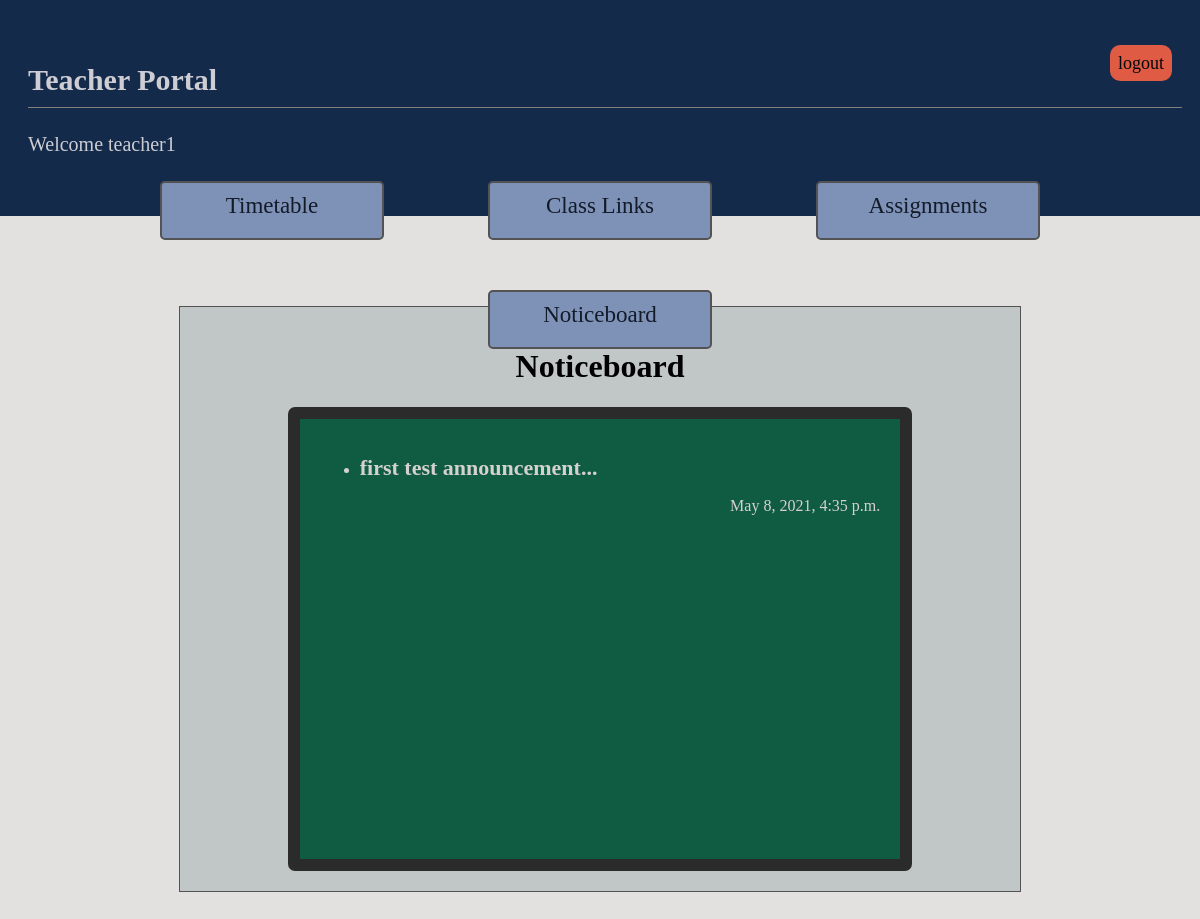
/Teacher_Portal/noticeboard (signed in), run on an earlier commit of the app's database.
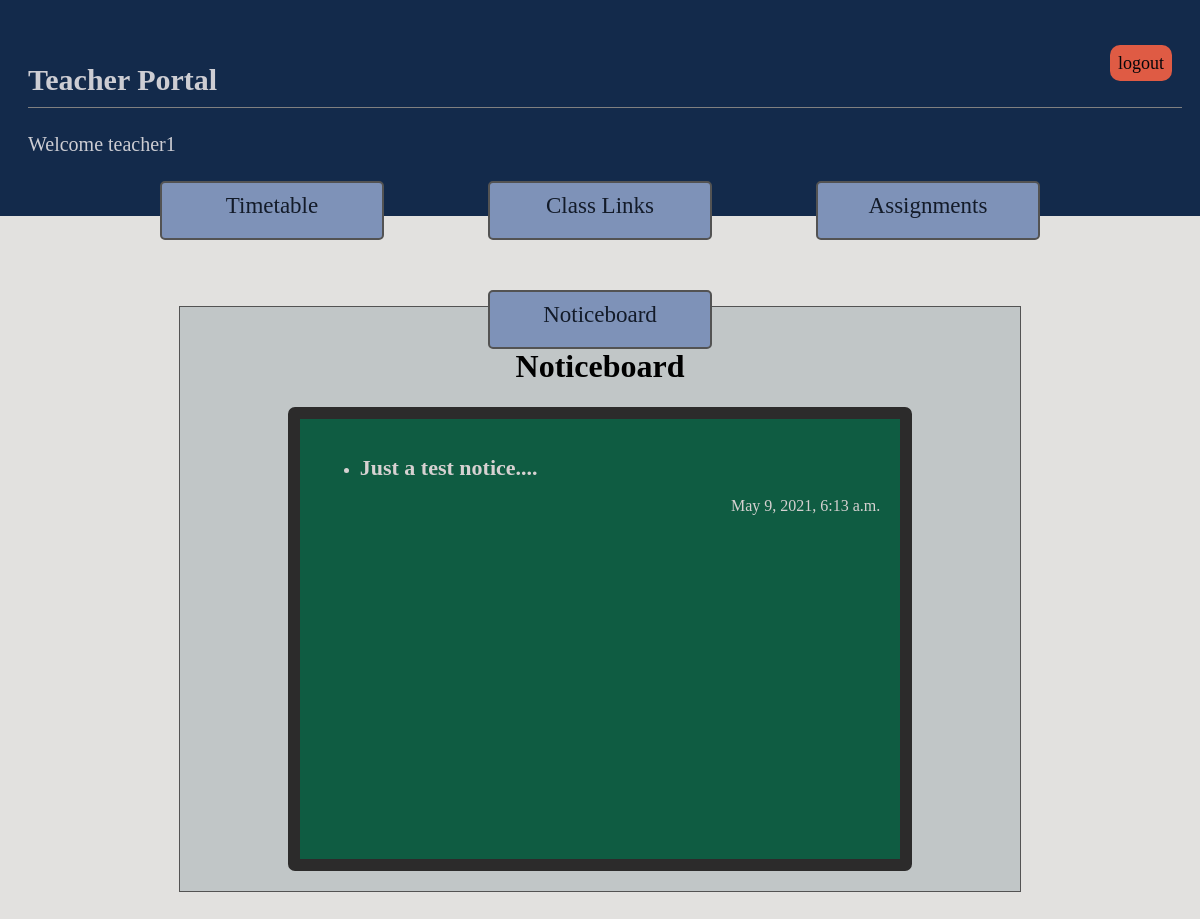
And on a later commit of the database.
### adminPortal/models.py (models this page shows, shortened)
class Announcement(models.Model):
    user = models.ForeignKey(User, on_delete = models.CASCADE, null=True)
    mssg = models.TextField(null = True)
    date = models.DateTimeField(auto_now_add=True)
    is_open = models.BooleanField(default=True)

### teacherPortal/views.py (the view, shortened to what this page needs)
# urls.py: path('noticeboard', views.NoticeboardView.as_view(),name="notice"),
class NoticeboardView(LoginRequiredMixin, ListView):
    model = Announcement
    template_name = 'teacher_portal/notice.html'
    queryset = Announcement.objects.filter(is_open=True)
    def get_context_data(self, **kwargs):
            context = super(NoticeboardView , self).get_context_data(**kwargs)
            current_teacher = Teacher.objects.get(user=self.request.user)
            context['curr_teacher'] = current_teacher
            return context

### teacherPortal/templates/teacher_portal/notice.html (shortened to what this page needs)
{% extends "teacher_portal/base.html" %}
{% load static %}
{% block styles %}
    <link rel="stylesheet" href="{% static 'teacher/css/notice.css' %}">
{% endblock %}
{% block content %}
    <div>
        <h1>Noticeboard</h1>
        <div class="board" ">
            <ul>
                {% for notice in object_list %}
                <li>
                    <h3>{{ notice.mssg }} </h3>
                    <p class='date'>{{ notice.date }}</p>
                </li>
                {% endfor %}
            </ul>
        </div>
    </div>
{% endblock content %}

What changed in the data, as far as the page shows it:
no longer on this page (row edited): Announcement: mssg "first test announcement...", date "May 8, 2021, 4:35 p.m."
added Announcement: mssg "Just a test notice....", date "May 9, 2021, 6:13 a.m."
